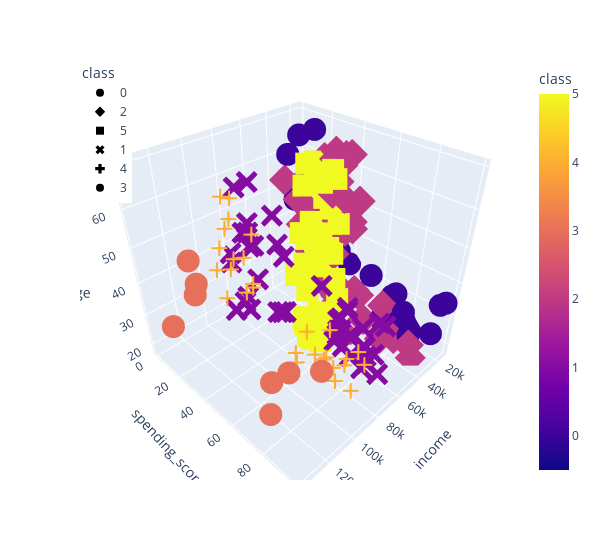

Notebook code cell kept with this figure:
### Code cell


### Figure 1 — Plotly figure (JSON) as saved in the notebook; plotly's stock layout.template omitted (floating-point values rounded to 4 significant figures)
{"data": [{"hovertemplate": "class=%{marker.color}<br>income=%{x}<br>spending_score=%{y}<br>age=%{z}<extra></extra>", "legendgroup": "0", "marker": {"color": [0, 0, 0, 0, 0, 0, 0, 0, 0, 0, 0, 0, 0, 0, 0, 0, 0, 0, 0, 0, 0, 0, 0, 0, 0, 0, 0, 0, 0, 0, 0, 0], "coloraxis": "coloraxis", "symbol": "circle"}, "mode": "markers", "name": "0", "scene": "scene", "showlegend": true, "type": "scatter3d", "x": [15000, 15000, 16000, 16000, 17000, 17000, 18000, 18000, 19000, 19000, 19000, 19000, 20000, 20000, 20000, 20000, 21000, 21000, 23000, 23000, 24000, 24000, 25000, 25000, 28000, 28000, 28000, 28000, 29000, 29000, 30000, 30000], "y": [39, 81, 6, 77, 40, 76, 6, 94, 3, 72, 14, 99, 15, 77, 13, 79, 35, 66, 29, 98, 35, 73, 5, 73, 14, 82, 32, 61, 31, 87, 4, 73], "z": [19, 21, 20, 23, 31, 22, 35, 23, 64, 30, 67, 35, 58, 24, 37, 22, 35, 20, 52, 35, 35, 25, 46, 31, 54, 29, 45, 35, 40, 23, 60, 21]}, {"hovertemplate": "class=%{marker.color}<br>income=%{x}<br>spending_score=%{y}<br>age=%{z}<extra></extra>", "legendgroup": "2", "marker": {"color": [2, 2, 2, 2, 2, 2, 2, 2, 2, 2, 2, 2, 2, 2, 2, 2, 2, 2, 2, 2, 2, 2, 2, 2, 2, 2, 2, 2, 2, 2, 2, 2, 2, 2, 2, 2, 2, 2, 2, 2, 2, 2], "coloraxis": "coloraxis", "symbol": "diamond"}, "mode": "markers", "name": "2", "scene": "scene", "showlegend": true, "type": "scatter3d", "x": [33000, 33000, 33000, 33000, 34000, 34000, 37000, 37000, 38000, 38000, 39000, 39000, 39000, 39000, 40000, 40000, 40000, 40000, 42000, 42000, 43000, 43000, 43000, 43000, 44000, 44000, 46000, 46000, 46000, 46000, 47000, 47000, 48000, 48000, 48000, 48000, 48000, 48000, 49000, 49000, 50000, 50000], "y": [4, 92, 14, 81, 17, 73, 26, 75, 35, 92, 36, 61, 28, 65, 55, 47, 42, 42, 52, 60, 54, 60, 45, 41, 50, 46, 51, 46, 56, 55, 52, 59, 51, 59, 50, 48, 59, 47, 55, 42, 49, 56], "z": [53, 18, 49, 21, 42, 30, 36, 20, 65, 24, 48, 31, 49, 24, 50, 27, 29, 31, 49, 33, 31, 59, 50, 47, 51, 69, 27, 53, 70, 19, 67, 54, 63, 18, 43, 68, 19, 32, 70, 47, 60, 60]}, {"hovertemplate": "class=%{marker.color}<br>income=%{x}<br>spending_score=%{y}<br>age=%{z}<extra></extra>", "legendgroup": "5", "marker": {"color": [5, 5, 5, 5, 5, 5, 5, 5, 5, 5, 5, 5, 5, 5, 5, 5, 5, 5, 5, 5, 5, 5, 5, 5, 5, 5, 5, 5, 5, 5, 5, 5, 5, 5, 5, 5, 5, 5, 5, 5, 5, 5, 5, 5, 5, 5, 5, 5], "coloraxis": "coloraxis", "symbol": "square"}, "mode": "markers", "name": "5", "scene": "scene", "showlegend": true, "type": "scatter3d", "x": [54000, 54000, 54000, 54000, 54000, 54000, 54000, 54000, 54000, 54000, 54000, 54000, 57000, 57000, 58000, 58000, 59000, 59000, 60000, 60000, 60000, 60000, 60000, 60000, 61000, 61000, 62000, 62000, 62000, 62000, 62000, 62000, 63000, 63000, 63000, 63000, 63000, 63000, 64000, 64000, 65000, 65000, 65000, 65000, 67000, 67000, 67000, 67000], "y": [47, 54, 53, 48, 52, 42, 51, 55, 41, 44, 57, 46, 58, 55, 60, 46, 55, 41, 49, 40, 42, 52, 47, 50, 42, 49, 41, 48, 59, 55, 56, 42, 50, 46, 43, 48, 52, 54, 42, 46, 48, 50, 43, 59, 43, 57, 56, 40], "z": [59, 26, 45, 40, 23, 49, 57, 38, 67, 46, 21, 48, 55, 22, 34, 50, 68, 18, 48, 40, 32, 24, 47, 27, 48, 20, 23, 49, 67, 26, 49, 21, 66, 54, 68, 66, 65, 19, 38, 19, 18, 19, 63, 49, 51, 50, 27, 38]}, {"hovertemplate": "class=%{marker.color}<br>income=%{x}<br>spending_score=%{y}<br>age=%{z}<extra></extra>", "legendgroup": "1", "marker": {"color": [1, 1, 1, 1, 1, 1, 1, 1, 1, 1, 1, 1, 1, 1, 1, 1, 1, 1, 1, 1, 1, 1, 1, 1, 1, 1, 1, 1, 1, 1, 1, 1, 1, 1, 1, 1, 1, 1, 1, 1, 1, 1], "coloraxis": "coloraxis", "symbol": "x"}, "mode": "markers", "name": "1", "scene": "scene", "showlegend": true, "type": "scatter3d", "x": [69000, 69000, 70000, 70000, 71000, 71000, 71000, 71000, 71000, 71000, 72000, 72000, 73000, 73000, 73000, 73000, 74000, 74000, 75000, 75000, 76000, 76000, 77000, 77000, 77000, 77000, 78000, 78000, 78000, 78000, 78000, 78000, 78000, 78000, 78000, 78000, 78000, 78000, 79000, 79000, 81000, 81000], "y": [58, 91, 29, 77, 35, 95, 11, 75, 9, 75, 34, 71, 5, 88, 7, 73, 10, 72, 5, 93, 40, 87, 12, 97, 36, 74, 22, 90, 17, 88, 20, 76, 16, 89, 1, 78, 1, 73, 35, 83, 5, 93], "z": [40, 39, 23, 31, 43, 40, 59, 38, 47, 39, 25, 31, 20, 29, 44, 32, 19, 35, 57, 32, 28, 32, 25, 28, 48, 32, 34, 34, 43, 39, 44, 38, 47, 27, 37, 30, 34, 30, 56, 29, 19, 31]}, {"hovertemplate": "class=%{marker.color}<br>income=%{x}<br>spending_score=%{y}<br>age=%{z}<extra></extra>", "legendgroup": "4", "marker": {"color": [4, 4, 4, 4, 4, 4, 4, 4, 4, 4, 4, 4, 4, 4, 4, 4, 4, 4, 4, 4, 4, 4, 4, 4, 4, 4, 4, 4], "coloraxis": "coloraxis", "symbol": "cross"}, "mode": "markers", "name": "4", "scene": "scene", "showlegend": true, "type": "scatter3d", "x": [85000, 85000, 86000, 86000, 87000, 87000, 87000, 87000, 87000, 87000, 88000, 88000, 88000, 88000, 93000, 93000, 97000, 97000, 98000, 98000, 99000, 99000, 101000, 101000, 103000, 103000, 103000, 103000], "y": [26, 75, 20, 95, 27, 63, 13, 75, 10, 92, 13, 86, 15, 69, 14, 90, 32, 86, 15, 88, 39, 97, 24, 68, 17, 85, 23, 69], "z": [50, 36, 42, 33, 36, 32, 40, 28, 36, 36, 52, 30, 58, 27, 59, 35, 37, 32, 46, 29, 41, 30, 54, 28, 41, 36, 34, 32]}, {"hovertemplate": "class=%{marker.color}<br>income=%{x}<br>spending_score=%{y}<br>age=%{z}<extra></extra>", "legendgroup": "3", "marker": {"color": [3, 3, 3, 3, 3, 3, 3, 3], "coloraxis": "coloraxis", "symbol": "circle"}, "mode": "markers", "name": "3", "scene": "scene", "showlegend": true, "type": "scatter3d", "x": [113000, 113000, 120000, 120000, 126000, 126000, 137000, 137000], "y": [8, 91, 16, 79, 28, 74, 18, 83], "z": [33, 38, 47, 35, 45, 32, 32, 30]}], "layout": {"coloraxis": {"colorbar": {"title": {"text": "class"}}, "colorscale": [[0, "#0d0887"], [0.1111, "#46039f"], [0.2222, "#7201a8"], [0.3333, "#9c179e"], [0.4444, "#bd3786"], [0.5556, "#d8576b"], [0.6667, "#ed7953"], [0.7778, "#fb9f3a"], [0.8889, "#fdca26"], [1, "#f0f921"]]}, "legend": {"title": {"text": "class"}, "tracegroupgap": 0, "x": 0, "y": 1}, "margin": {"t": 60}, "scene": {"domain": {"x": [0, 1], "y": [0, 1]}, "xaxis": {"title": {"text": "income"}}, "yaxis": {"title": {"text": "spending_score"}}, "zaxis": {"title": {"text": "age"}}}, "width": 600}}
